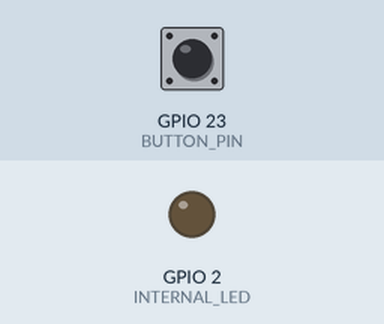
The sketch below on a simulated ESP32. Parts: output pins drawn as LEDs (lit = HIGH). The test bench sets the inputs (shaded band); at power-on: GPIO 23 (BUTTON_PIN) LOW.

Above: at 1.2 s.
1.3 s: GPIO 23 (BUTTON_PIN) pulled HIGH for 0.15 s
At 2.3 s:
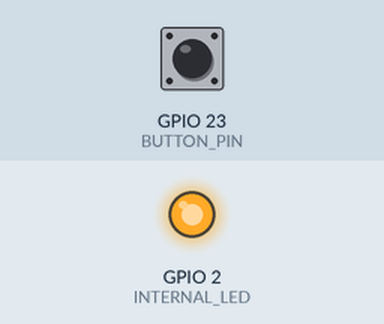
2.9 s: GPIO 23 (BUTTON_PIN) pulled HIGH for 1 s
At 3.5 s:
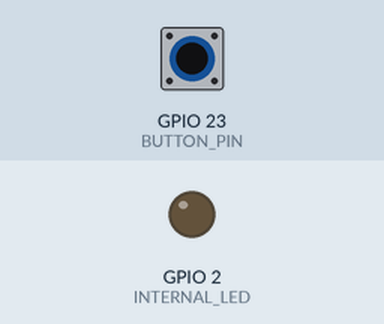
5.4 s: GPIO 23 (BUTTON_PIN) pulled HIGH for 3.2 s
At 6.6 s:
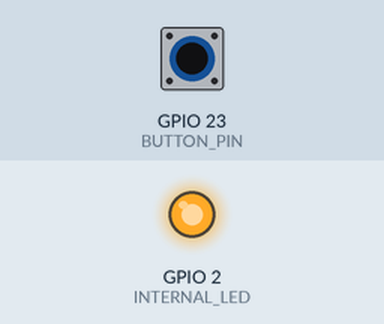
Timing chart, 0 to 8.4 s (numbered marks = the images above; inputs shaded):
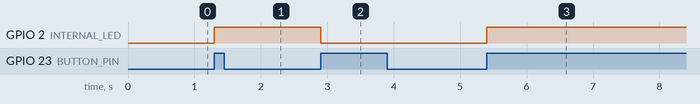

Measured:
- after the input at 1.3 s, GPIO 2 (INTERNAL_LED): LOW → HIGH at once
- after the input at 2.9 s, GPIO 2 (INTERNAL_LED): HIGH → LOW at once
- after the input at 5.4 s, GPIO 2 (INTERNAL_LED): LOW → HIGH at once

The sketch:

InterrupButton.ino
```cpp
#define INTERNAL_LED 2
const int BUTTON_PIN = 23;

const unsigned long debounceDelay = 200; // ms

volatile unsigned long lastInterruptTime = 0; // voor debounce
volatile bool roboRunning = false;              // LED toestand

void IRAM_ATTR buttonISR() {
  unsigned long now = millis();

  // Debounce: alleen reageren als het langer dan debounceDelay geleden is
  if (now - lastInterruptTime > debounceDelay) {
    lastInterruptTime = now;

    // roboRunning toggelen en schrijven
    roboRunning = !roboRunning;
    digitalWrite(INTERNAL_LED, roboRunning);
  }
}

void setup() {
  pinMode(INTERNAL_LED, OUTPUT);
  digitalWrite(INTERNAL_LED, LOW);

  // knop tussen GPIO23 en GND
  pinMode(BUTTON_PIN, INPUT);
  attachInterrupt(digitalPinToInterrupt(BUTTON_PIN), buttonISR, RISING);


}

void loop() {
  // hier mag je blokken, de interrupt werkt toch
  delay(10000);
}
```
